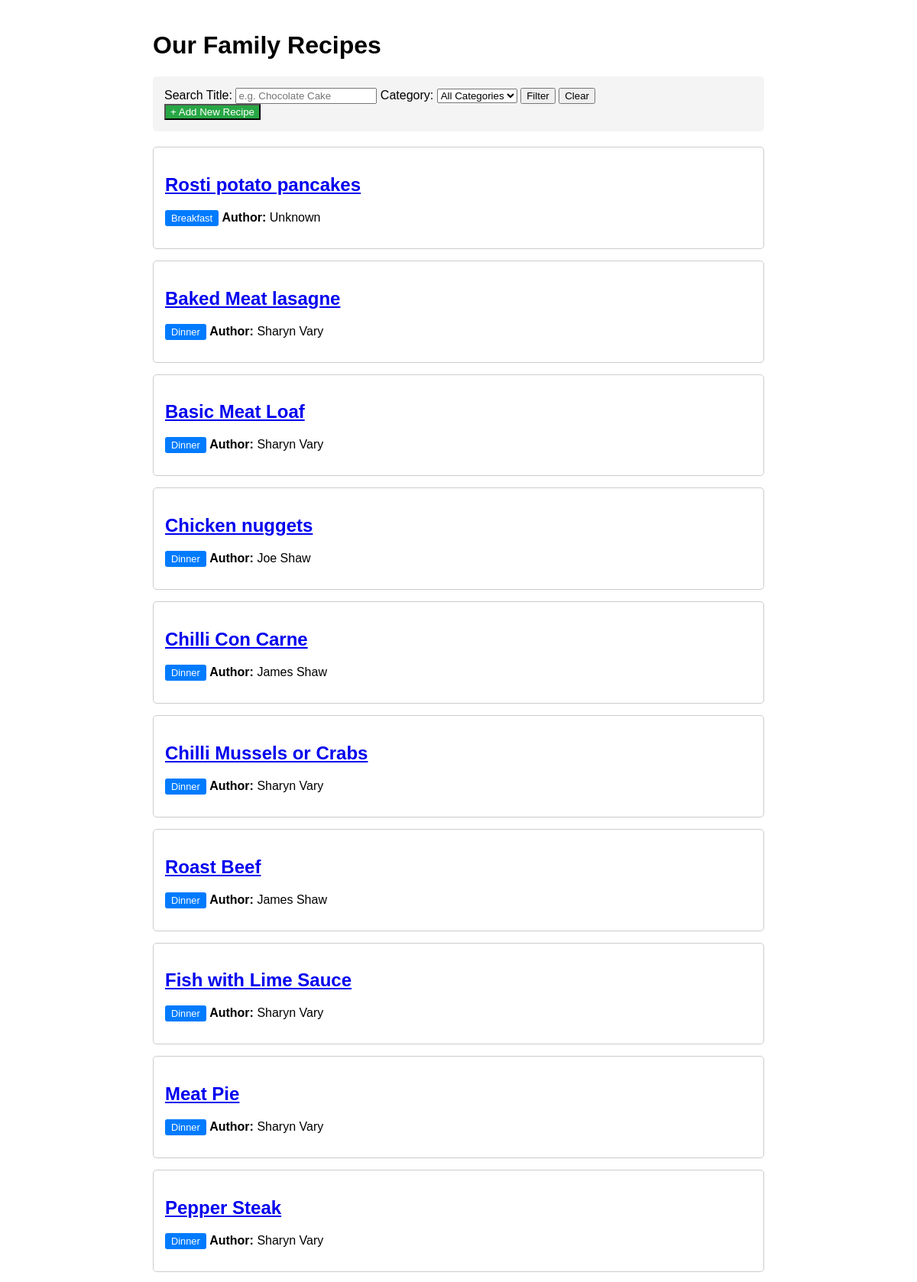
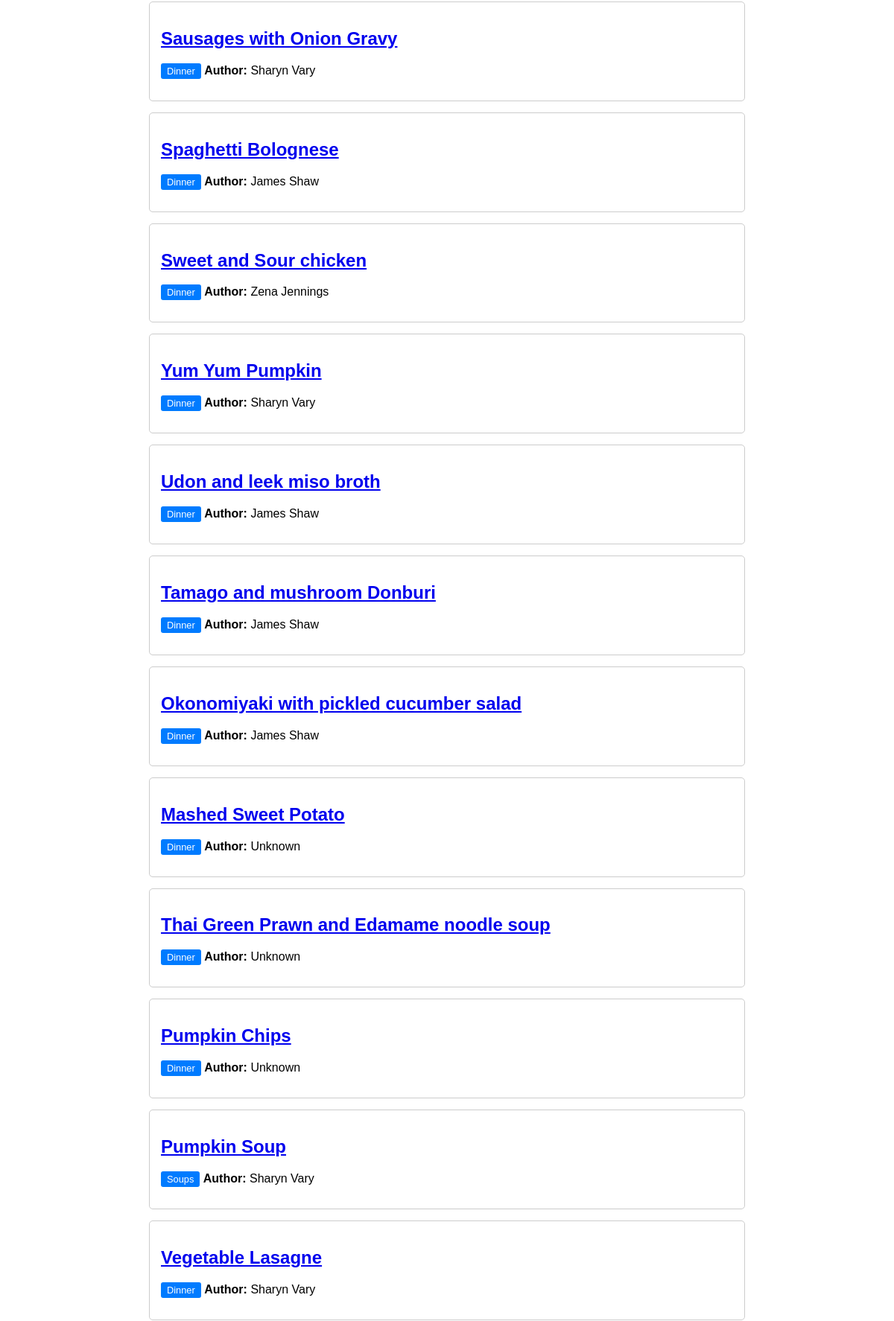
The app's page / (signed in, upper part) with its own data (2 pictures, top to bottom).
### recipes/models.py (models this page shows, shortened)
class Recipe(models.Model):
    title = models.CharField(max_length=200)
    category = models.CharField(max_length=100)
    author = models.CharField(max_length=100, blank=True, null=True)
    ingredients = models.TextField(help_text="Put each ingredient on a new line")
    instructions = models.TextField()
    created_at = models.DateTimeField(auto_now_add=True)

### recipes/views.py (the view)
# urls.py: path('', views.recipe_list, name='recipe_list'),
@login_required
def recipe_list(request):
    search_query = request.GET.get('search', '')
    category_filter = request.GET.get('category', '')
    recipes = Recipe.objects.all()
    if search_query:
        recipes = recipes.filter(title__icontains=search_query)
    if category_filter:
        recipes = recipes.filter(category=category_filter)
    categories = Recipe.objects.values_list('category', flat=True).distinct()
    context = {
        'recipes': recipes,
        'categories': categories,
        'search_query': search_query,
        'selected_category': category_filter,
    }
    return render(request, 'recipes/recipe_list.html', context)

### recipes/templates/recipes/recipe_list.html (shortened to what this page needs)
<!DOCTYPE html>
<html lang="en">
<head>
</head>
<body>
    <h1>Our Family Recipes</h1>
    <div class="search-box">
        <form method="GET" action="">
            <label for="search">Search Title:</label>
            <input type="text" name="search" id="search" value="{{ search_query }}" placeholder="e.g. Chocolate Cake">
            <label for="category">Category:</label>
            <select name="category" id="category">
                <option value="">All Categories</option>
            </select>
            <button type="submit">Filter</button>
            <a href="{% url 'recipe_list' %}"><button type="button">Clear</button></a>
        </form>
	<a href="{% url 'recipe_create' %}">
	    <button type="button" style="background-color: #28a745; color: white;">+ Add New Recipe</button>
	</a>
    </div>
    <div>
        {% if recipes %}
            {% for recipe in recipes %}
                <div class="recipe-card">
                    <h2><a href="{% url 'recipe_detail' recipe.pk %}">{{ recipe.title }}</a></h2>
                    <p><span class="category-tag">{{ recipe.category }}</span>
                       <strong>Author:</strong> {{ recipe.author|default:"Unknown" }}</p>
                </div>
            {% endfor %}
        {% else %}
            <p>No recipes found matching those criteria.</p>
        {% endif %}
    </div>
</body>
</html>

### recipes/templates/recipes/recipe_list.html (style rules this page uses)
body { font-family: sans-serif; padding: 20px; max-width: 800px; margin: 0 auto; }
.search-box { background: #f4f4f4; padding: 15px; margin-bottom: 20px; border-radius: 5px; }
.recipe-card { border: 1px solid #ccc; padding: 15px; margin-bottom: 15px; border-radius: 5px; }
.category-tag { background: #007BFF; color: white; padding: 3px 8px; border-radius: 3px; font-size: 0.8em; }

### records on screen
Recipe: title "Rosti potato pancakes", category "Breakfast", author "Unknown"
Recipe: title "Baked Meat lasagne", category "Dinner", author "Sharyn Vary"
Recipe: title "Basic Meat Loaf", category "Dinner", author "Sharyn Vary"
Recipe: title "Chicken nuggets", category "Dinner", author "Joe Shaw"
Recipe: title "Chilli Con Carne", category "Dinner", author "James Shaw"
Recipe: title "Chilli Mussels or Crabs", category "Dinner", author "Sharyn Vary"
Recipe: title "Roast Beef", category "Dinner", author "James Shaw"
Recipe: title "Fish with Lime Sauce", category "Dinner", author "Sharyn Vary"
Recipe: title "Meat Pie", category "Dinner", author "Sharyn Vary"
Recipe: title "Pepper Steak", category "Dinner", author "Sharyn Vary"
Recipe: title "Sausages with Onion Gravy", category "Dinner", author "Sharyn Vary"
Recipe: title "Spaghetti Bolognese", category "Dinner", author "James Shaw"
Recipe: title "Sweet and Sour chicken", category "Dinner", author "Zena Jennings"
Recipe: title "Yum Yum Pumpkin", category "Dinner", author "Sharyn Vary"
Recipe: title "Udon and leek miso broth", category "Dinner", author "James Shaw"
Recipe: title "Tamago and mushroom Donburi", category "Dinner", author "James Shaw"
Recipe: title "Okonomiyaki with pickled cucumber salad", category "Dinner", author "James Shaw"
Recipe: title "Mashed Sweet Potato", category "Dinner", author "Unknown"
Recipe: title "Thai Green Prawn and Edamame noodle soup", category "Dinner", author "Unknown"
Recipe: title "Pumpkin Chips", category "Dinner", author "Unknown"
Recipe: title "Pumpkin Soup", category "Soups", author "Sharyn Vary"
Recipe: title "Vegetable Lasagne", category "Dinner", author "Sharyn Vary"
